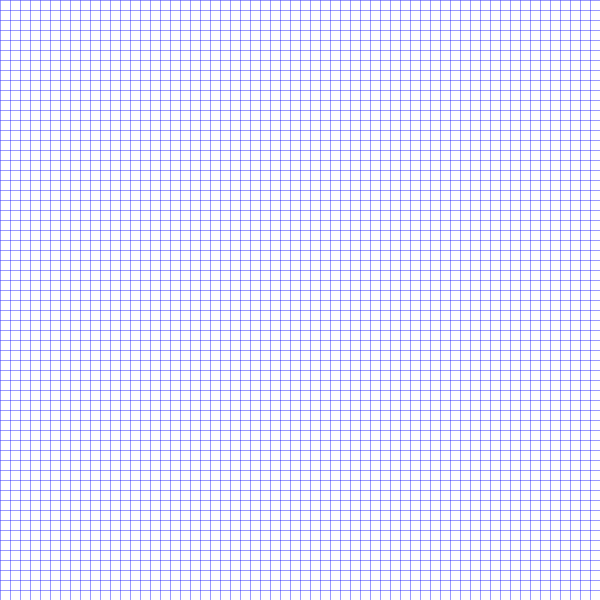
Frame 1 (no input)
Frame 60 (the mouse pressed at the canvas centre just before this capture): identical to frame 1, image omitted
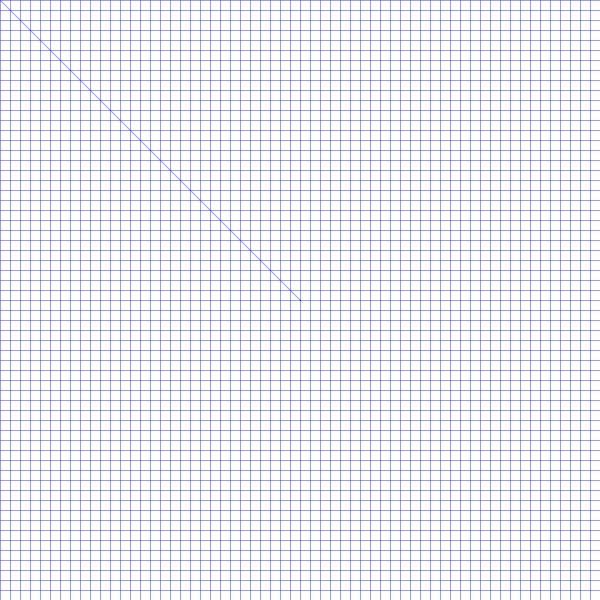
Frame 120 (the mouse held since frame 60 and released just before this capture)

The Processing sketch that drew these frames (run headless with seeded random() and noise(); from frame 60 on, the mouse is pressed at the canvas centre):

// Processing sketch: grid
// ── grid.pde

void setup(){
  size(600,600);
  background(255);
  stroke(0, 0, 255, 100);
  for(int x = 0; x < 600; x+=10){
    line(x,0, x, 600);
  }
  for(int y = 0; y < 600; y+=10){
    line(0, y, 600, y);
  }
}


void draw(){
 
  fill(0, 0, 100);
  if(mousePressed)
    line(pmouseX, pmouseY, mouseX,mouseY);
}
